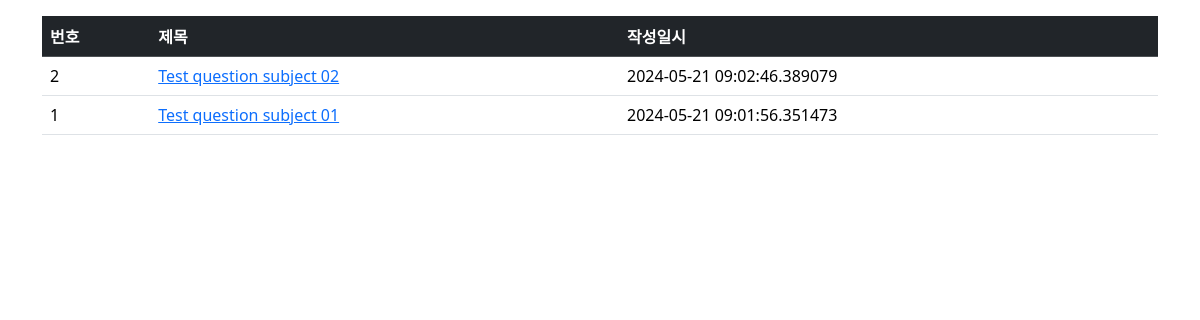
The page /question/list on the database its author committed.
### app/models.py (models this page shows)
class Question(db.Model):
  id = db.Column(db.Integer, primary_key=True)
  subject = db.Column(db.String(200), nullable=False)
  content = db.Column(db.Text(), nullable=False)
  create_date = db.Column(db.DateTime(), nullable=False)

### app/views/question_views.py (the view)
@bp.route('/list')
def _list():
  question_list = Question.query.order_by(Question.create_date.desc())
  return render_template('question/question_list.html', question_list=question_list)

### app/templates/question/question_list.html
<link rel="stylesheet" href="{{ url_for('static', filename='bootstrap.min.css') }}">
<div class="container my-3">
  <table class="table">
    <thead>
      <tr class="table-dark">
        <th>번호</th>
        <th>제목</th>
        <th>작성일시</th>
      </tr>
    </thead>
    <tbody>
      {% if question_list %}
      {% for question in question_list %}
      <tr>
        <td>{{ loop.revindex }}</td>
        <td>
          <a href="{{ url_for('question.detail', question_id=question.id) }}">{{ question.subject }}</a>
        </td>
        <td>{{ question.create_date }}</td>
      </tr>
      {% endfor %}
      {% else %}
      <tr>
        <td colspan="3">질문이 없습니다.</td>
      </tr>
      {% endif %}
    </tbody>
  </table>
</div>

### rows shown on the page
Question: subject "Test question subject 02", create_date "2024-05-21 09:02:46.389079"
Question: subject "Test question subject 01", create_date "2024-05-21 09:01:56.351473"
